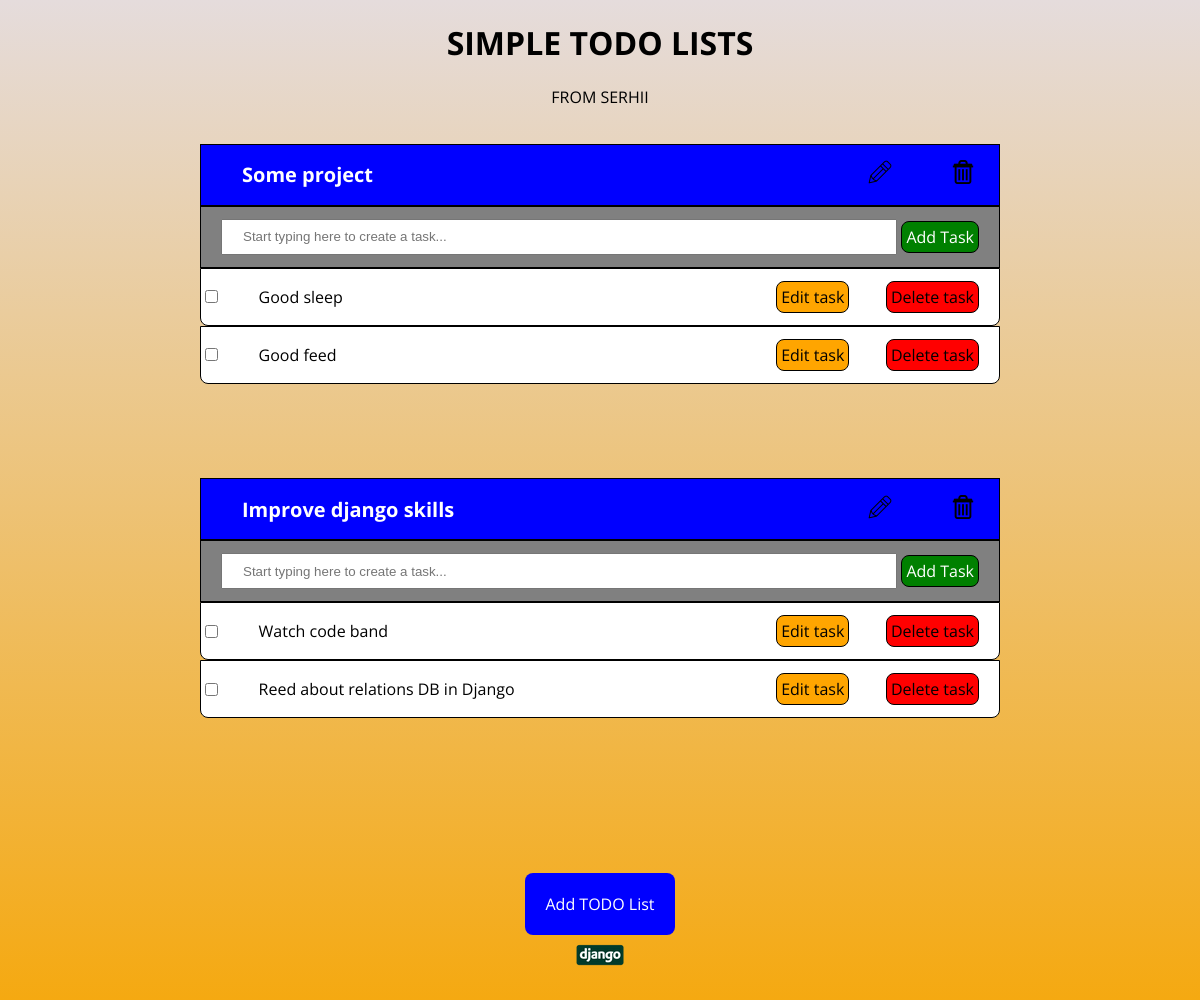
Before: / with the older database file.
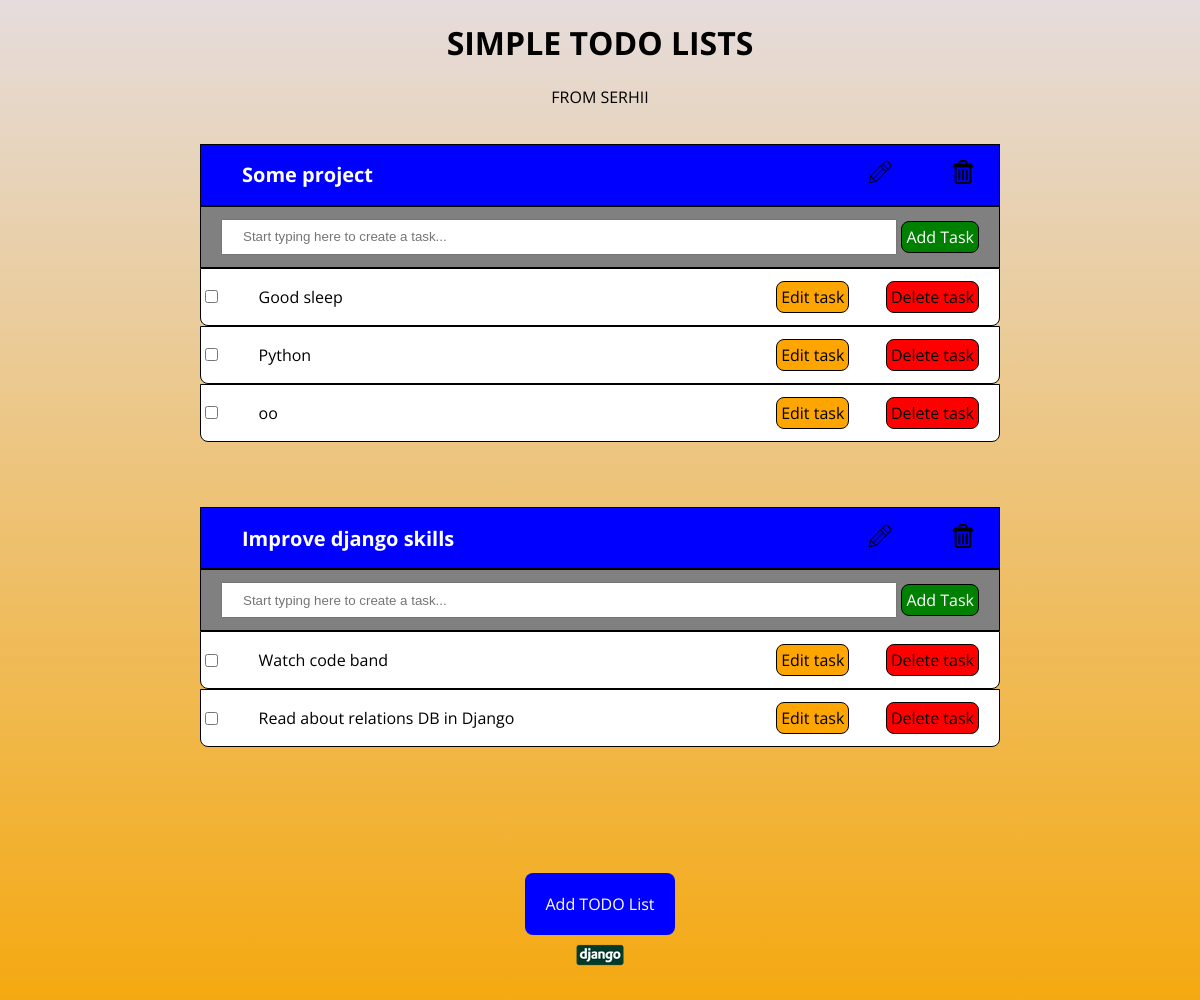
After: the same page with the newer database file.
### tasks/models.py (models this page shows, shortened)
class Project(models.Model):
	title = models.CharField(max_length=300, null=True)
	created = models.DateTimeField(auto_now_add=True, null=True)

class Task(models.Model):
	STATUS = (
		('To do', 'To do'),
		('In process', 'In process'),
		('Done', 'Done'),
		)
	project = models.ForeignKey(Project, null=True, on_delete=models.SET_NULL)
	title = models.CharField(max_length=300, null=True)
	complete = models.BooleanField(default=False, null=True)
	status = models.CharField(max_length=300, null=True, choices=STATUS)
	created = models.DateTimeField(auto_now_add=True,null=True)

### tasks/views.py (the view)
# urls.py: path('' , views.projects_list, name="list"),
def projects_list(request):
	projects = Project.objects.order_by('created')
	return render(request,'tasks/index.html', context={"projects":projects})

### tasks/templates/tasks/index.html
{% extends 'tasks/base.html' %}
{% block content %}
	{% for project in projects %}
		<section class="section">
				<div class="project">
					<p>{{ project.title }}</p>
					<a class="edit" href="{% url 'update_project' project.id %}">
						<img src=" static/images/pencil_icon.png " alt="pencil_icon">
					</a>
					<a  href="{% url 'delete_project' project.id %}" class="delete">
						<img src=" static/images/trash.png " alt="trash_icon">
					</a>
				</div>
				<div class="addtask">
					<input type="text" placeholder="Start typing here to create a task...">
					<a href="{% url 'create_task' %}">Add Task</a>
				</div>
				{% for task in project.task_set.all %}
					<div class="content">
						<input type="checkbox" name="complete">
						<p>{{task.title}}</p>
						<a href="{% url 'update_task' task.id %}" class="edittask">Edit task</a>
						<a href="{% url 'delete_task' task.id %}" class="deletetask">Delete task</a>
					</div>
				{% endfor%}
		</section>
	{% endfor %}
{% endblock content %}

### tasks/templates/tasks/base.html (shortened to what this page needs)
{% load static %}
<!DOCTYPE html>
<html lang="en">
<head>
	<link rel="stylesheet" type="text/css" href="{% static '/css/main.css' %}">
</head>
<body>
	<header class="title">
		<h1>Simple todo lists</h1>
		<p>From Serhii</p>
	</header>
	{% block content %}{% endblock content %}
	<footer class="footer">
		<a class="button" href="{% url 'create_project' %}">
			Add TODO List
		</a>
		<p><img src="{% static 'images/djangologo.png' %}" alt="logo_gango"></p>
	</footer>
</body>
</html>

### static/css/main.css (style rules this page uses)
body { width: 1200px; height: 1000px; padding: 0; margin: 0; font-family: 'Open Sans', sans-serif; font-size: 16px; background-image: linear-gradient(to bottom , #e5dcdc, #f5a911); background-attachment: fixed; display: flex; flex-direction: column; }
.title { text-transform: uppercase; text-align: center; }
.section { flex: 1 0 auto; }
.footer { padding-top:100px; text-align: center; color: white; flex-shrink: 0; }
.footer a.button { background: blue; color: white; border-radius: 8px; width: 150px; height: 100px; }
.footer a.button { text-decoration: none; padding:20px; }
.section { width: 800px; padding-top: 20px; margin: 0 auto; }
.project { border: 1px solid black; background: blue; height: 60px; text-decoration: none; color: white; display: flex; align-items: center; justify-content: space-between; }
.project p { font-size: 20px; font-weight: bold; padding-left: 40px; width: 550px; border: 1px solid blue; overflow-x:hidden; }
.project a { padding:4px; text-decoration: none; color: white; }
.project a.edit { margin-left: 20px; }
.project a.delete { margin-right: 20px; }
.addtask { display: flex; align-items: center; justify-content: space-between; border: 1px solid black; background: grey; height: 60px; }
.addtask a { padding:4px; text-decoration: none; color: white; border:1px solid black; background: green; border-radius: 8px; margin-right: 20px; }
.addtask input { height: 30px; width: 650px; padding-left: 20px; margin-left: 20px; overflow-x:hidden; }
.content { background: white; display: flex; align-items: center; justify-content: space-between; border: 1px solid black; border-radius: 0 0 8px 8px; }
.content p { padding-left: 20px; width: 500px; border: 1px solid white; overflow-x:hidden; }
.content a { padding:4px; text-decoration: none; color: black; border:1px solid black; }
.content a.edittask { background: orange; border-radius: 8px; margin-right: 20px; }
.content a.deletetask { background: red; border-radius: 8px; margin-right: 20px; }

Changed rows visible on the page:
removed Task: title "Good feed", shown under Project "Some project"
added Task: title "Python", shown under Project "Some project"
added Task: title "oo", shown under Project "Some project"
changed Task: title "Reed about relations DB in Django" → "Read about relations DB in Django"
